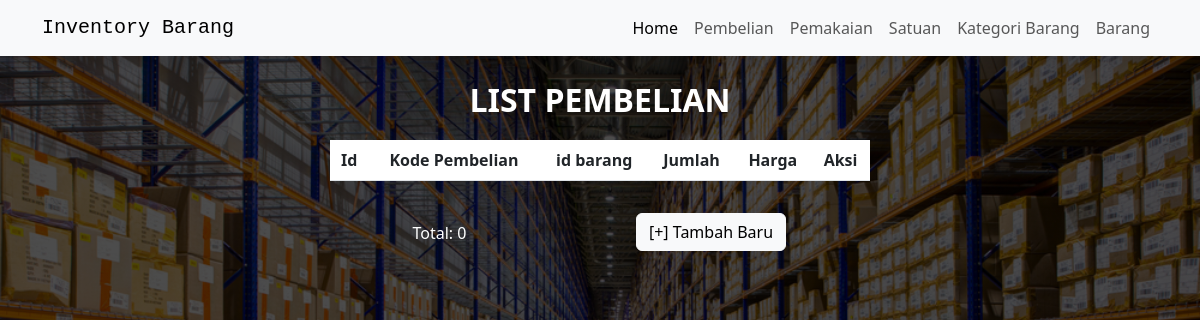
The app's page /pembelian/listpembelian.php, older data.
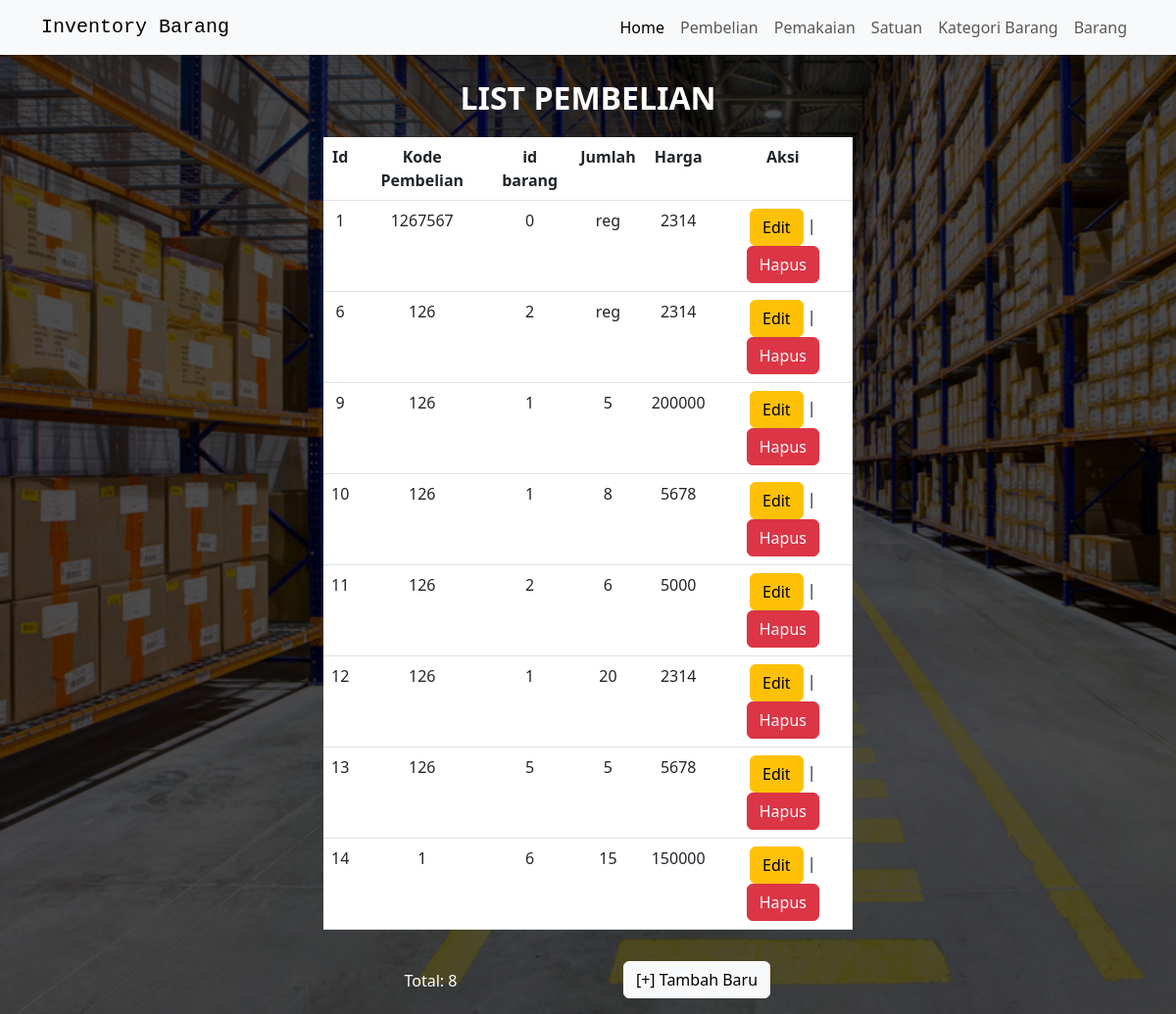
The same page, newer data.
### tables this page shows
CREATE TABLE `pembelian` (
  `id` int(255) NOT NULL,
  `kode_pembelian` int(168) NOT NULL,
  `id_barang` int(11) NOT NULL,
  `jumlah` varchar(168) NOT NULL,
  `harga` varchar(255) NOT NULL
);

### pembelian/listpembelian.php (the view)
<?php
include("../koneksi/koneksi.php");
include('../head.php');
?>
<header>
    <p>
        <b>LIST PEMBELIAN</b>
    </p>
</header>
<div class="table-pembelian">
    <div class="table-responsive">
        <table class="table table-hover text-center">
            <thead>
                <tr class="table">
                    <th>Id</th>
                    <th>Kode Pembelian</th>
                    <th>id barang</th>
                    <th>Jumlah</th>
                    <th>Harga</th>
                    <th>Aksi</th>
                </tr>
            </thead>
            <tbody>
                <?php
                $sql = "SELECT pembelian.id,pembelian.kode_pembelian,pembelian.id_barang,pembelian.jumlah,pembelian.harga FROM pembelian LEFT JOIN barang ON pembelian.id_barang=barang.id";
                $query = mysqli_query($db, $sql);
                while ($pembelian = mysqli_fetch_array($query)) {
                    echo "<tr>";
                    echo "<td>" . $pembelian['id'] . "</td>";
                    echo "<td>" . $pembelian['kode_pembelian'] . "</td>";
                    echo "<td>" . $pembelian['id_barang'] . "</td>";
                    echo "<td>" . $pembelian['jumlah'] . "</td>";
                    echo "<td>" . $pembelian['harga'] . "</td>";
                    echo "<td>";
                    echo "<a href='editpembelian.php?id=" . $pembelian['id'] . "&kode=".$pembelian['kode_pembelian']."' class='btn btn-warning'>Edit</a> | ";
                    echo '<a href="hapuspembelian.php?id=' . $pembelian['id'] . '" class="btn btn-danger">Hapus</a> ';
                    echo "</td>";
                    echo "</tr>";
                }
                ?>
            </tbody>
        </table>
    </div>
</div>
<div class="container text-center">
    <div class="row justify-content-center">
        <div class="col-2 pt-4 pe-5">
            <p>Total: <?php echo mysqli_num_rows($query) ?></p>
        </div>
        <div class="col-3">
            <nav>
                <a href="formpembelian.php" class="btn btn-light" style="margin-bottom: 1rem; margin-top:1rem; margin-left:2rem;">[+] Tambah Baru</a>
            </nav>
        </div>
    </div>
</div>
<?php
include('../bottom.php');
?>

Row changes from the older to the newer data that the page shows:
added pembelian: id "1", kode_pembelian "1267567", id_barang "0", jumlah "reg", harga "2314"
added pembelian: id "6", kode_pembelian "126", id_barang "2", jumlah "reg", harga "2314"
added pembelian: id "9", kode_pembelian "126", id_barang "1", jumlah "5", harga "200000"
added pembelian: id "10", kode_pembelian "126", id_barang "1", jumlah "8", harga "5678"
added pembelian: id "11", kode_pembelian "126", id_barang "2", jumlah "6", harga "5000"
added pembelian: id "12", kode_pembelian "126", id_barang "1", jumlah "20", harga "2314"
added pembelian: id "13", kode_pembelian "126", id_barang "5", jumlah "5", harga "5678"
added pembelian: id "14", kode_pembelian "1", id_barang "6", jumlah "15", harga "150000"
Text that changed along with them:
mysqli_num_rows($query): "0" → "8"
